Frame 1 (no input): blank canvas, image omitted
Frame 60 (no input): blank canvas, image omitted
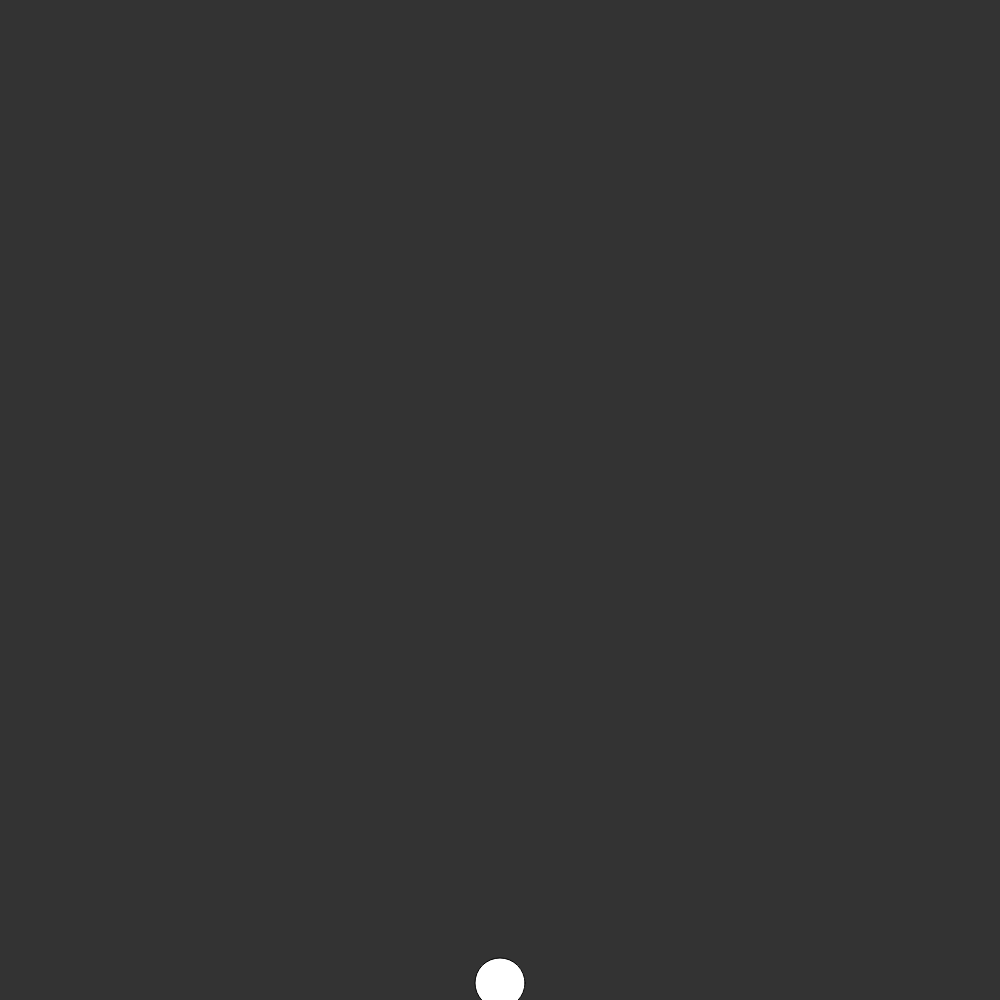
Frame 120 (the mouse pressed at the canvas centre since frame 60)

The p5.js sketch whose frames 1 and 60 were blank and that drew this single picture after the mouse press (run headless with seeded random() and noise() and a simulated clock; from frame 60 on, the mouse is pressed at the canvas centre):

// p5.js sketch
// ── sketch.js
var index = 0;
var objs = [];
function setup() {
	createCanvas(1000, 1000);
	background(51);

}
function mousePressed(){
	objs[index] = new ball();
	objs[index].x = mouseX;
	objs[index].y = mouseY;
	objs[index].speed.x = 0;
	objs[index].speed.y = 1;
	objs[index].a = 1;
	index++;
}
function draw() {
	background(51);
	for(var i = 0; i < objs.length; i++){
		objs[i].display();
		objs[i].grav();
	}
	// for(var f = 0; f < objs.length; f++){
	// 	for(var n = 1; n < objs.length; n++){
	// 		var d = dist(objs[n].x,objs[n].y, objs[f].x, objs[f].y);
	// 		if (d < objs[n].r+objs[f].r){
	// 			objs[n].speed = 0;
	// 			objs[f].speed = 0;
	// 		}
	//
	// 	}
	// }

}

function ball(){
	this.x = 0;
	this.y = 0;
	this.speed = createVector(0,0)
	this.a = 0;
	this.r = 25
	this.ballStop = canvas.height - this.r
	this.display = function(){
		ellipse(this.x, this.y, this.r*2, this.r*2);
	}
	this.grav = function(){
		for(var n = 0; n <= this.a; n++){
			if (this.y <= this.ballStop){
				this.speed.y += n;
				this.x += this.speed.x;
				this.y += this.speed.y;
				console.log(this.y)
			}else{
				n = this.a
			}
		}
	}
}
